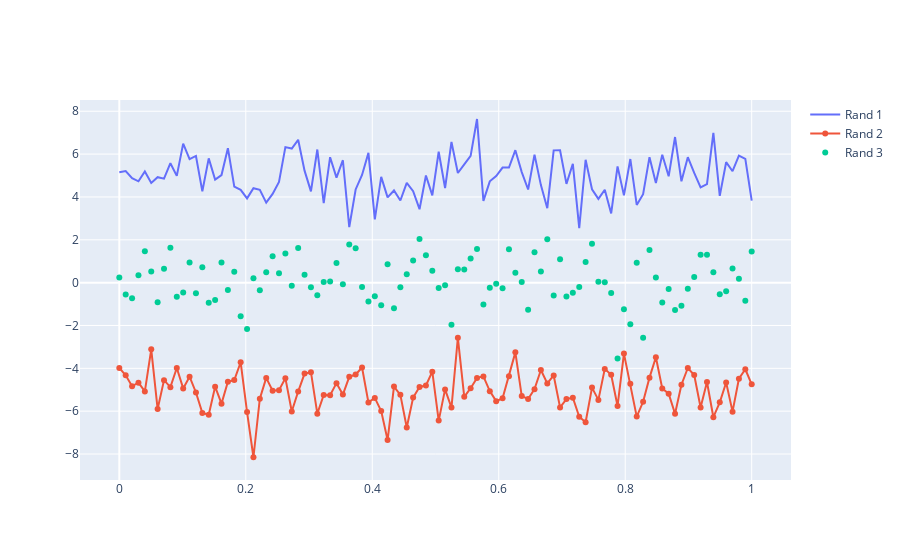

Notebook source saved alongside this figure:
### Code cell
r_x1 = np.linspace(0,1,100)
r_y0 = np.random.randn(100) + 5
r_y1 = np.random.randn(100) - 5
r_y2 = np.random.randn(100)


fig = go.Figure()
fig.add_trace(go.Scatter(x=r_x1, y=r_y0, mode='lines', name= 'Rand 1'))
fig.add_trace(go.Scatter(x=r_x1, y=r_y1, mode='lines+markers', name= 'Rand 2'))
fig.add_trace(go.Scatter(x=r_x1, y=r_y2, mode='markers', name= 'Rand 3'))
